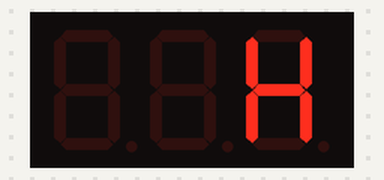
Recording of a sketch running on a simulated Arduino Mega 2560, built with avr-gcc and run on an emulated ATmega2560. Parts: 3-digit seven-segment display. Wiring (inferred from the names in the program): 3-digit 7-segment display, segments lit when HIGH: segments pin 36, pin 35, pin 33, pin 32, pin 31, pin 37, pin 34; digit selects pin 8, pin 9, pin 10. The segment pins are drawn as the display they are named for.

Above: at 0.21 s.
At 0.83 s:
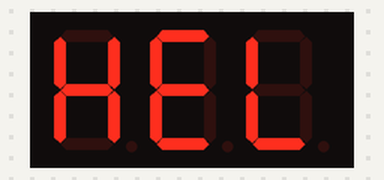
At 1.43 s:
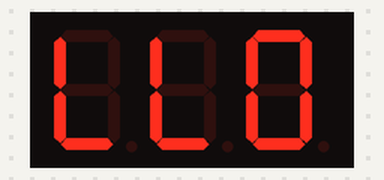
At 2.03 s:
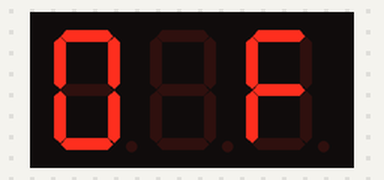
At 2.64 s:
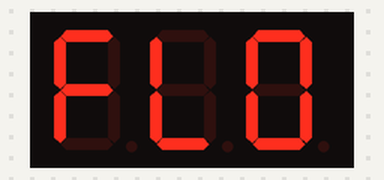
At 4.4 s:
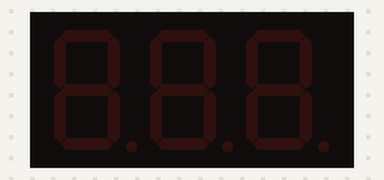

Measured:
- by itself, everything shown: repeats every 4.9 s, in 15 steps
- what the display in image 5 shows lasts 0.6 s, from 4.3 s to 4.9 s

The sketch:

3digit_7segment_Led_without_driver.ino
```cpp
#define POWER1_PIN 8
#define POWER2_PIN 9
#define POWER3_PIN 10

#define A_PIN 36
#define B_PIN 35
#define C_PIN 33
#define D_PIN 32
#define E_PIN 31
#define F_PIN 37
#define G_PIN 34

int digits[3] = {POWER1_PIN, POWER2_PIN, POWER3_PIN};
int prevMillis = 0;

void setCurrentDigit(int digitNo)
{
	if (digitNo < 0 && digitNo > 2)
	return;

	digitalWrite (POWER1_PIN, LOW);
	digitalWrite (POWER2_PIN, LOW);
	digitalWrite (POWER3_PIN, LOW);

	digitalWrite (digits[digitNo], HIGH);
}

int charToPinCode(char ch)
{
	int pinCode = -1;
	switch (ch)
	{
		case '1': pinCode = 0b00000110; break;
		case '2': pinCode = 0b01011011; break;
		case '3': pinCode = 0b01001111; break;
		case '4': pinCode = 0b01100110; break;
		case '5': pinCode = 0b01101101; break;
		case '6': pinCode = 0b01111101; break;
		case '7': pinCode = 0b00000111; break;
		case '8': pinCode = 0b01111111; break;
		case '9': pinCode = 0b01101111; break;
		case '0': pinCode = 0b00111111; break;

		case 'A': pinCode = 0b01110111; break;
		case 'B': pinCode = 0b01111100; break;
		case 'C': pinCode = 0b00111001; break;
		case 'D': pinCode = 0b01011110; break;
		case 'E': pinCode = 0b01111001; break;
		case 'F': pinCode = 0b01110001; break;
		case 'H': pinCode = 0b01110110; break;
		case 'O': pinCode = 0b00111111; break;
		case 'L': pinCode = 0b00111000; break;
		case 'P': pinCode = 0b01110011; break;
		case 'Y': pinCode = 0b01101110; break;
		case 'S': pinCode = 0b01111111; break;
		case 'T': pinCode = 0b01111000; break;
		case '-': pinCode = 0b01000000; break;
		case '_': pinCode = 0b00000100; break;
		case ' ': pinCode = 0b00000000; break;
		default: pinCode = -1;
	}
	return pinCode;
}

void setCurrentChar(char ch)
{
  int pinCode = charToPinCode(ch);
  if (pinCode == -1)
    return;

  digitalWrite(A_PIN, pinCode & 0b00000001);
  digitalWrite(B_PIN, pinCode & 0b00000010);
  digitalWrite(C_PIN, pinCode & 0b00000100);
  digitalWrite(D_PIN, pinCode & 0b00001000);
  digitalWrite(E_PIN, pinCode & 0b00010000);
  digitalWrite(F_PIN, pinCode & 0b00100000);
  digitalWrite(G_PIN, pinCode & 0b01000000);
}

void setup()
{
  pinMode(POWER1_PIN, OUTPUT);
  pinMode(POWER2_PIN, OUTPUT);
  pinMode(POWER3_PIN, OUTPUT);

  pinMode(E_PIN, OUTPUT);
  pinMode(D_PIN, OUTPUT);
  pinMode(C_PIN, OUTPUT);
  pinMode(G_PIN, OUTPUT);
  pinMode(B_PIN, OUTPUT);
  pinMode(A_PIN, OUTPUT);
  pinMode(F_PIN, OUTPUT);

  prevMillis = millis();
}

char str[64] = "  HELLO FLOCAL    "; // length = 16
int pos = 0;

void loop()
{
	int ms = 3;
	setCurrentDigit(0);
	setCurrentChar(str[pos % 16]);
	delay(ms);
	setCurrentDigit(1);
	setCurrentChar(str[(pos + 1) % 16]);
	delay(ms);
	setCurrentDigit(2);
	setCurrentChar(str[(pos + 2)% 16]);
	delay(ms);

	int m = millis();
	if (m - prevMillis > 300)
	{
		pos = (pos + 1) % 16;
		prevMillis = m;
	}
}
```
